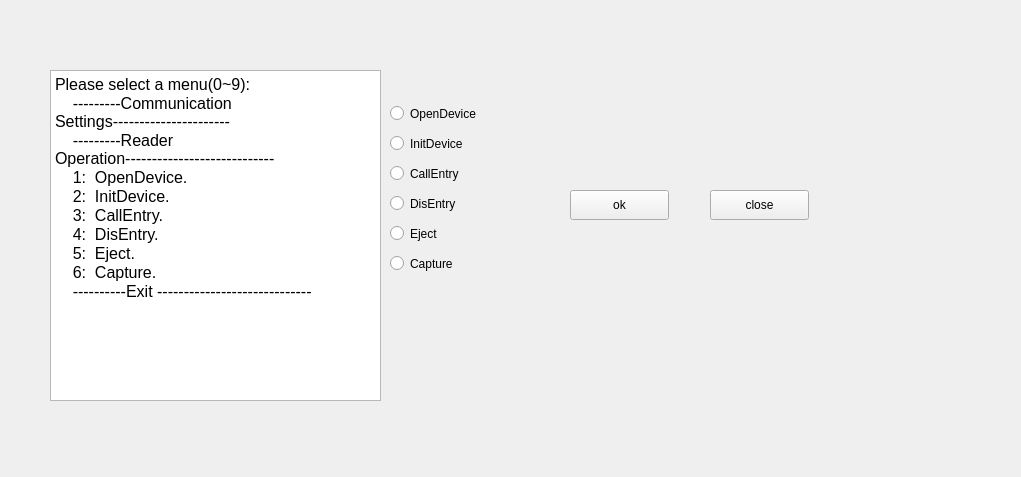
<?xml version="1.0" encoding="UTF-8"?>
<ui version="4.0">
 <class>Widget</class>
 <widget class="QWidget" name="Widget">
  <property name="geometry">
   <rect>
    <x>0</x>
    <y>0</y>
    <width>1021</width>
    <height>477</height>
   </rect>
  </property>
  <property name="windowTitle">
   <string>Widget</string>
  </property>
  <widget class="QRadioButton" name="InitDevice">
   <property name="geometry">
    <rect>
     <x>390</x>
     <y>130</y>
     <width>119</width>
     <height>27</height>
    </rect>
   </property>
   <property name="text">
    <string>InitDevice</string>
   </property>
  </widget>
  <widget class="QRadioButton" name="DisEntry">
   <property name="geometry">
    <rect>
     <x>390</x>
     <y>190</y>
     <width>119</width>
     <height>27</height>
    </rect>
   </property>
   <property name="text">
    <string>DisEntry</string>
   </property>
  </widget>
  <widget class="QRadioButton" name="OpenDevice">
   <property name="geometry">
    <rect>
     <x>390</x>
     <y>100</y>
     <width>119</width>
     <height>27</height>
    </rect>
   </property>
   <property name="text">
    <string>OpenDevice</string>
   </property>
  </widget>
  <widget class="QPushButton" name="pushButton">
   <property name="geometry">
    <rect>
     <x>710</x>
     <y>190</y>
     <width>99</width>
     <height>30</height>
    </rect>
   </property>
   <property name="text">
    <string>close</string>
   </property>
  </widget>
  <widget class="QRadioButton" name="Eject">
   <property name="geometry">
    <rect>
     <x>390</x>
     <y>220</y>
     <width>119</width>
     <height>27</height>
    </rect>
   </property>
   <property name="text">
    <string>Eject</string>
   </property>
  </widget>
  <widget class="QTextBrowser" name="textBrowser">
   <property name="geometry">
    <rect>
     <x>50</x>
     <y>70</y>
     <width>331</width>
     <height>331</height>
    </rect>
   </property>
   <property name="html">
    <string>&lt;!DOCTYPE HTML PUBLIC &quot;-//W3C//DTD HTML 4.0//EN&quot; &quot;http://www.w3.org/TR/REC-html40/strict.dtd&quot;&gt;
&lt;html&gt;&lt;head&gt;&lt;meta name=&quot;qrichtext&quot; content=&quot;1&quot; /&gt;&lt;style type=&quot;text/css&quot;&gt;
p, li { white-space: pre-wrap; }
&lt;/style&gt;&lt;/head&gt;&lt;body style=&quot; font-family:'PibotoLt'; font-size:12pt; font-weight:400; font-style:normal;&quot;&gt;
&lt;p style=&quot; margin-top:0px; margin-bottom:0px; margin-left:0px; margin-right:0px; -qt-block-indent:0; text-indent:0px;&quot;&gt;Please select a menu(0~9):&lt;/p&gt;
&lt;p style=&quot; margin-top:0px; margin-bottom:0px; margin-left:0px; margin-right:0px; -qt-block-indent:0; text-indent:0px;&quot;&gt;    ---------Communication Settings----------------------&lt;/p&gt;
&lt;p style=&quot; margin-top:0px; margin-bottom:0px; margin-left:0px; margin-right:0px; -qt-block-indent:0; text-indent:0px;&quot;&gt;    ---------Reader Operation----------------------------&lt;/p&gt;
&lt;p style=&quot; margin-top:0px; margin-bottom:0px; margin-left:0px; margin-right:0px; -qt-block-indent:0; text-indent:0px;&quot;&gt;    1:  OpenDevice.&lt;/p&gt;
&lt;p style=&quot; margin-top:0px; margin-bottom:0px; margin-left:0px; margin-right:0px; -qt-block-indent:0; text-indent:0px;&quot;&gt;    2:  InitDevice.&lt;/p&gt;
&lt;p style=&quot; margin-top:0px; margin-bottom:0px; margin-left:0px; margin-right:0px; -qt-block-indent:0; text-indent:0px;&quot;&gt;    3:  CallEntry.&lt;/p&gt;
&lt;p style=&quot; margin-top:0px; margin-bottom:0px; margin-left:0px; margin-right:0px; -qt-block-indent:0; text-indent:0px;&quot;&gt;    4:  DisEntry.&lt;/p&gt;
&lt;p style=&quot; margin-top:0px; margin-bottom:0px; margin-left:0px; margin-right:0px; -qt-block-indent:0; text-indent:0px;&quot;&gt;    5:  Eject.&lt;/p&gt;
&lt;p style=&quot; margin-top:0px; margin-bottom:0px; margin-left:0px; margin-right:0px; -qt-block-indent:0; text-indent:0px;&quot;&gt;    6:  Capture.&lt;/p&gt;
&lt;p style=&quot; margin-top:0px; margin-bottom:0px; margin-left:0px; margin-right:0px; -qt-block-indent:0; text-indent:0px;&quot;&gt;    ----------Exit -----------------------------&lt;/p&gt;
&lt;p style=&quot; margin-top:0px; margin-bottom:0px; margin-left:0px; margin-right:0px; -qt-block-indent:0; text-indent:0px;&quot;&gt;   &lt;/p&gt;
&lt;p style=&quot;-qt-paragraph-type:empty; margin-top:0px; margin-bottom:0px; margin-left:0px; margin-right:0px; -qt-block-indent:0; text-indent:0px;&quot;&gt;&lt;br /&gt;&lt;/p&gt;&lt;/body&gt;&lt;/html&gt;</string>
   </property>
  </widget>
  <widget class="QRadioButton" name="CallEntry">
   <property name="geometry">
    <rect>
     <x>390</x>
     <y>160</y>
     <width>119</width>
     <height>27</height>
    </rect>
   </property>
   <property name="text">
    <string>CallEntry</string>
   </property>
  </widget>
  <widget class="QPushButton" name="pushButton_2">
   <property name="geometry">
    <rect>
     <x>570</x>
     <y>190</y>
     <width>99</width>
     <height>30</height>
    </rect>
   </property>
   <property name="text">
    <string>ok</string>
   </property>
  </widget>
  <widget class="QRadioButton" name="Capture">
   <property name="geometry">
    <rect>
     <x>390</x>
     <y>250</y>
     <width>119</width>
     <height>27</height>
    </rect>
   </property>
   <property name="text">
    <string>Capture</string>
   </property>
  </widget>
 </widget>
 <layoutdefault spacing="6" margin="11"/>
 <resources/>
 <connections/>
</ui>
